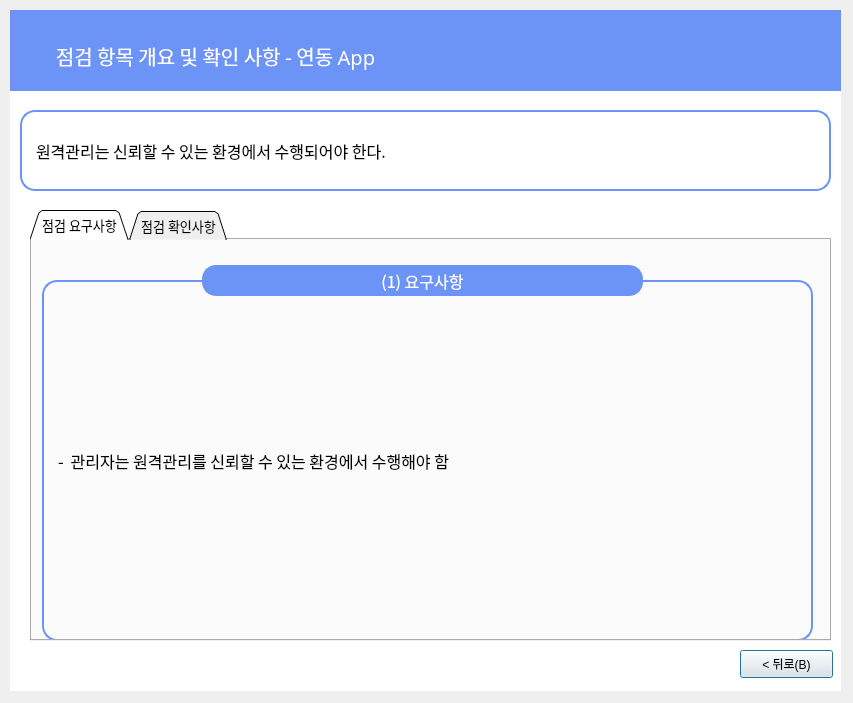
<?xml version="1.0" encoding="UTF-8"?>
<ui version="4.0">
 <class>Dialog</class>
 <widget class="QDialog" name="Dialog">
  <property name="geometry">
   <rect>
    <x>0</x>
    <y>0</y>
    <width>853</width>
    <height>703</height>
   </rect>
  </property>
  <property name="windowTitle">
   <string>Dialog</string>
  </property>
  <widget class="QLabel" name="label_6">
   <property name="geometry">
    <rect>
     <x>10</x>
     <y>10</y>
     <width>831</width>
     <height>681</height>
    </rect>
   </property>
   <property name="font">
    <font>
     <family>Gmarket Sans TTF</family>
     <pointsize>16</pointsize>
     <weight>50</weight>
     <bold>false</bold>
     <kerning>true</kerning>
    </font>
   </property>
   <property name="autoFillBackground">
    <bool>false</bool>
   </property>
   <property name="styleSheet">
    <string notr="true">background-color: rgb(255,255,255);
border-color: rgb(0, 0, 0);</string>
   </property>
   <property name="text">
    <string/>
   </property>
   <property name="scaledContents">
    <bool>false</bool>
   </property>
   <property name="alignment">
    <set>Qt::AlignCenter</set>
   </property>
  </widget>
  <widget class="QLabel" name="label_7">
   <property name="geometry">
    <rect>
     <x>10</x>
     <y>10</y>
     <width>831</width>
     <height>81</height>
    </rect>
   </property>
   <property name="font">
    <font>
     <family>Gmarket Sans TTF</family>
     <pointsize>11</pointsize>
     <weight>50</weight>
     <bold>false</bold>
     <kerning>true</kerning>
    </font>
   </property>
   <property name="autoFillBackground">
    <bool>false</bool>
   </property>
   <property name="styleSheet">
    <string notr="true">background-color: rgb(108, 147, 246);
border-color: rgb(0, 0, 0);</string>
   </property>
   <property name="text">
    <string/>
   </property>
   <property name="scaledContents">
    <bool>false</bool>
   </property>
  </widget>
  <widget class="QLabel" name="label_8">
   <property name="geometry">
    <rect>
     <x>10</x>
     <y>30</y>
     <width>411</width>
     <height>51</height>
    </rect>
   </property>
   <property name="font">
    <font>
     <family>AppleSDGothicNeoM00</family>
     <pointsize>15</pointsize>
    </font>
   </property>
   <property name="styleSheet">
    <string notr="true">color : rgb(255, 255, 255)</string>
   </property>
   <property name="text">
    <string>점검 항목 개요 및 확인 사항 - 연동 App</string>
   </property>
   <property name="alignment">
    <set>Qt::AlignCenter</set>
   </property>
  </widget>
  <widget class="QLabel" name="label_9">
   <property name="geometry">
    <rect>
     <x>20</x>
     <y>110</y>
     <width>811</width>
     <height>81</height>
    </rect>
   </property>
   <property name="font">
    <font>
     <family>AppleSDGothicNeoM00</family>
     <pointsize>12</pointsize>
     <weight>50</weight>
     <bold>false</bold>
     <kerning>true</kerning>
    </font>
   </property>
   <property name="autoFillBackground">
    <bool>false</bool>
   </property>
   <property name="styleSheet">
    <string notr="true">background-color : rgb(255, 255, 255);
padding-left:10px;
border: 2px solid rgb(108, 147, 246);
border-radius:15px</string>
   </property>
   <property name="text">
    <string>원격관리는 신뢰할 수 있는 환경에서 수행되어야 한다.</string>
   </property>
   <property name="scaledContents">
    <bool>false</bool>
   </property>
  </widget>
  <widget class="QPushButton" name="pushButton_4">
   <property name="geometry">
    <rect>
     <x>740</x>
     <y>650</y>
     <width>93</width>
     <height>28</height>
    </rect>
   </property>
   <property name="text">
    <string>&lt; 뒤로(B)</string>
   </property>
  </widget>
  <widget class="QTabWidget" name="tabWidget">
   <property name="geometry">
    <rect>
     <x>30</x>
     <y>210</y>
     <width>801</width>
     <height>431</height>
    </rect>
   </property>
   <property name="font">
    <font>
     <family>AppleSDGothicNeoM00</family>
     <pointsize>10</pointsize>
    </font>
   </property>
   <property name="contextMenuPolicy">
    <enum>Qt::DefaultContextMenu</enum>
   </property>
   <property name="styleSheet">
    <string notr="true"/>
   </property>
   <property name="tabShape">
    <enum>QTabWidget::Triangular</enum>
   </property>
   <property name="currentIndex">
    <number>0</number>
   </property>
   <property name="elideMode">
    <enum>Qt::ElideNone</enum>
   </property>
   <property name="tabBarAutoHide">
    <bool>false</bool>
   </property>
   <widget class="QWidget" name="tab">
    <attribute name="title">
     <string>점검 요구사항</string>
    </attribute>
    <widget class="QLabel" name="label_21">
     <property name="geometry">
      <rect>
       <x>10</x>
       <y>40</y>
       <width>771</width>
       <height>361</height>
      </rect>
     </property>
     <property name="font">
      <font>
       <family>AppleSDGothicNeoM00</family>
       <pointsize>12</pointsize>
      </font>
     </property>
     <property name="styleSheet">
      <string notr="true">

border: 2px solid rgb(108, 147, 246);
border-radius:15px;
padding-left:10px;</string>
     </property>
     <property name="text">
      <string>- ‌ 관리자는 원격관리를 신뢰할 수 있는 환경에서 수행해야 함</string>
     </property>
    </widget>
    <widget class="QLabel" name="label_3">
     <property name="geometry">
      <rect>
       <x>160</x>
       <y>0</y>
       <width>461</width>
       <height>81</height>
      </rect>
     </property>
     <property name="font">
      <font>
       <family>AppleSDGothicNeoM00</family>
       <pointsize>12</pointsize>
      </font>
     </property>
     <property name="styleSheet">
      <string notr="true">background-color : rgb(108, 147, 246);
color : rgb(255, 255, 255);
border: 2px solid rgb(108, 147, 246);
margin-left:10px;
margin-right:10px;
margin-top:25px;
margin-bottom:25px;
border-radius:14px
</string>
     </property>
     <property name="text">
      <string>(1) 요구사항</string>
     </property>
     <property name="alignment">
      <set>Qt::AlignCenter</set>
     </property>
    </widget>
   </widget>
   <widget class="QWidget" name="tab_2">
    <attribute name="title">
     <string>점검 확인사항</string>
    </attribute>
    <widget class="QLabel" name="label_22">
     <property name="geometry">
      <rect>
       <x>10</x>
       <y>40</y>
       <width>771</width>
       <height>361</height>
      </rect>
     </property>
     <property name="font">
      <font>
       <family>AppleSDGothicNeoM00</family>
       <pointsize>12</pointsize>
      </font>
     </property>
     <property name="styleSheet">
      <string notr="true">

border: 2px solid rgb(108, 147, 246);
border-radius:15px;
padding-left:10px</string>
     </property>
     <property name="text">
      <string>- ‌ 지정되지 않은 IP로 접근 또는 안전하지 않은 채널로 접근 시, 
    원격관리 서비스가 가능한지 확인함</string>
     </property>
    </widget>
    <widget class="QLabel" name="label_4">
     <property name="geometry">
      <rect>
       <x>160</x>
       <y>0</y>
       <width>461</width>
       <height>81</height>
      </rect>
     </property>
     <property name="font">
      <font>
       <family>AppleSDGothicNeoM00</family>
       <pointsize>12</pointsize>
      </font>
     </property>
     <property name="styleSheet">
      <string notr="true">background-color : rgb(108, 147, 246);
color : rgb(255, 255, 255);
border: 2px solid rgb(108, 147, 246);
margin-left:10px;
margin-right:10px;
margin-top:25px;
margin-bottom:25px;
border-radius:14px
</string>
     </property>
     <property name="text">
      <string>(2) 확인사항</string>
     </property>
     <property name="alignment">
      <set>Qt::AlignCenter</set>
     </property>
    </widget>
   </widget>
  </widget>
 </widget>
 <resources/>
 <connections/>
</ui>
